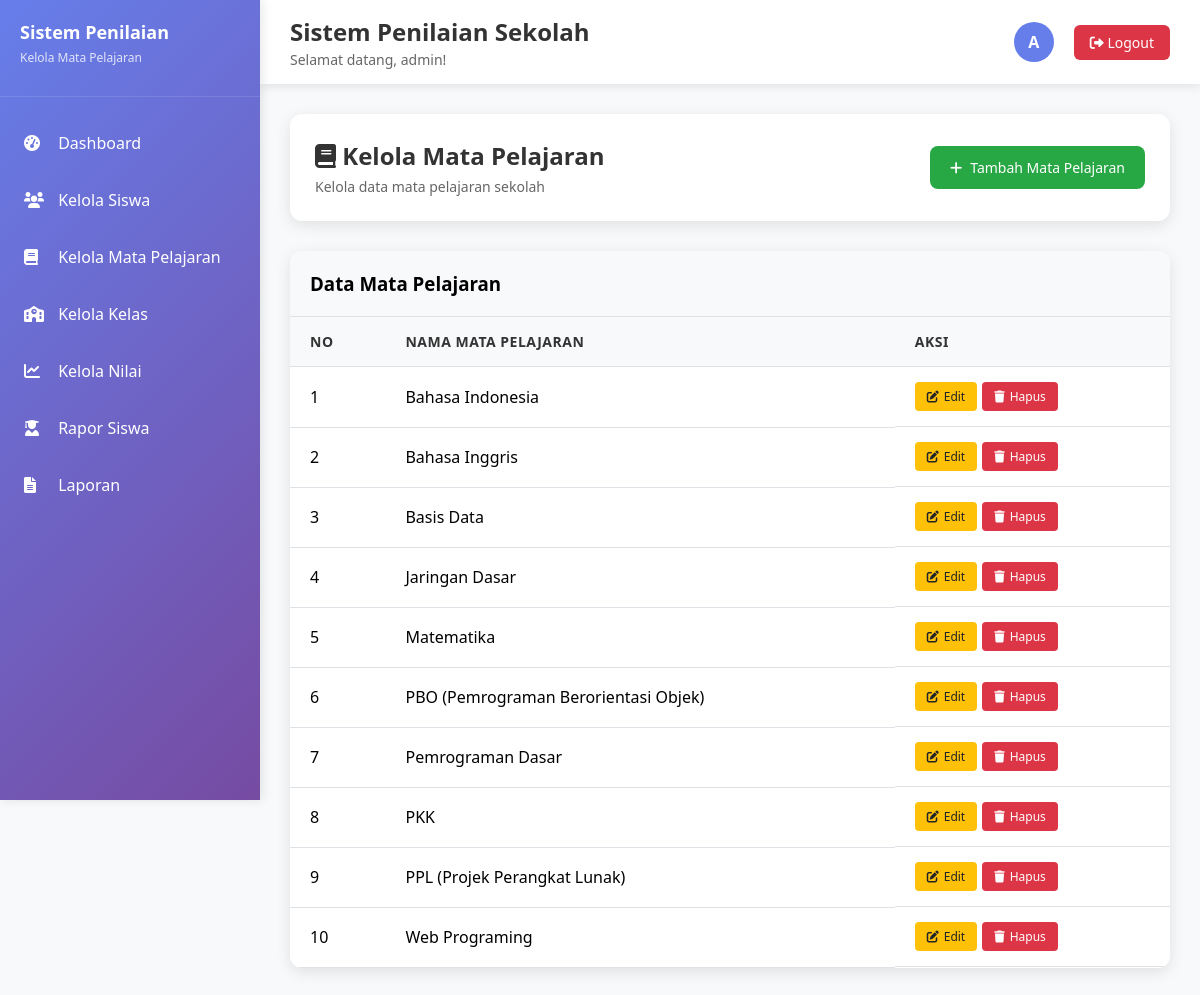
The page /kelola_mapel.php (signed in) on the database its author committed.
### tables this page shows
CREATE TABLE `mapel` (
  `id_mapel` int(11) NOT NULL,
  `nama_mapel` varchar(100) NOT NULL
);

### kelola_mapel.php (the view, shortened to what this page needs)
<?php
include "koneksi.php";
$admin = $_SESSION['admin'];
$query_mapel = "SELECT * FROM mapel ORDER BY nama_mapel ASC";
$result_mapel = mysqli_query($koneksi, $query_mapel);
?>
<!DOCTYPE html>
<html lang="id">
<head>
    <link rel="stylesheet" href="https://cdnjs.cloudflare.com/ajax/libs/font-awesome/6.0.0/css/all.min.css">
</head>
<body>
<div class="sidebar">
    <div class="sidebar-header">
        <h2>Sistem Penilaian</h2>
        <p>Kelola Mata Pelajaran</p>
    </div>
    <ul class="menu">
         <li><a href="dashboard.php" class="menu-item active"><i class="fas fa-tachometer-alt"></i> Dashboard</a></li>
        <li><a href="kelola_siswa.php" class="menu-item"><i class="fas fa-users"></i> Kelola Siswa</a></li>
        <li><a href="kelola_mapel.php" class="menu-item"><i class="fas fa-book"></i> Kelola Mata Pelajaran</a></li>
        <li><a href="kelola_kelas.php" class="menu-item"><i class="fas fa-school"></i> Kelola Kelas</a></li>
        <li><a href="kelola_nilai.php" class="menu-item"><i class="fas fa-chart-line"></i> Kelola Nilai</a></li>
        <li><a href="rapor.php" class="menu-item"><i class="fas fa-user-graduate"></i> Rapor Siswa</a></li>
        <li><a href="laporan.php" class="menu-item"><i class="fas fa-file-alt"></i> Laporan</a></li>
    </ul>
</div>
<div class="main-content">
    <div class="topbar">
        <div class="topbar-left">
            <h1>Sistem Penilaian Sekolah</h1>
            <p>Selamat datang, <?php echo htmlspecialchars($admin['nama_lengkap']); ?>!</p>
        </div>
        <div class="topbar-right">
            <div class="user-info">
                <div class="user-avatar">
                    <?php echo strtoupper(substr($admin['nama_lengkap'], 0, 1)); ?>
                </div>
            </div>
            <a href="logout.php" class="logout-btn">
                <i class="fas fa-sign-out-alt"></i> Logout
            </a>
        </div>
    </div>
    <div class="content">
        <div class="page-header">
            <div class="page-title">
                <h2><i class="fas fa-book"></i> Kelola Mata Pelajaran</h2>
                <p>Kelola data mata pelajaran sekolah</p>
            </div>
            <a href="#" class="btn-add" onclick="openModal()">
                <i class="fas fa-plus"></i> Tambah Mata Pelajaran
            </a>
        </div>
        <div class="data-table">
            <div class="table-header">
                <h3>Data Mata Pelajaran</h3>
            </div>
            <div class="table-responsive">
                <table>
                    <thead>
                        <tr>
                            <th>No</th>
                            <th>Nama Mata Pelajaran</th>
                            <th>Aksi</th>
                        </tr>
                    </thead>
                    <tbody>
                        <?php
                        if (mysqli_num_rows($result_mapel) > 0) {
                            $i = 1;
                            while ($mapel = mysqli_fetch_assoc($result_mapel)) {
                                echo "<tr>";
                                echo "<td>$i</td>";
                                echo "<td>{$mapel['nama_mapel']}</td>";
                                echo "<td class='action-buttons'>";
                                echo "<a href='?edit={$mapel['id_mapel']}' class='btn-edit' onclick='openModal({$mapel['id_mapel']})'><i class='fas fa-edit'></i> Edit</a>";
                                echo "<a href='?hapus={$mapel['id_mapel']}' class='btn-delete' onclick='return confirm(\"Apakah Anda yakin ingin menghapus mata pelajaran ini?\")'><i class='fas fa-trash'></i> Hapus</a>";
                                echo "</td>";
                                echo "</tr>";
                                $i++;
                            }
                        } else {
                            echo "<tr><td colspan='3' class='empty-state'>";
                            echo "<i class='fas fa-book'></i>";
                            echo "<p>Belum ada data mata pelajaran</p>";
                            echo "</td></tr>";
                        }
                        ?>
                    </tbody>
                </table>
            </div>
        </div>
    </div>
</div>
</body>
</html>

### kelola_mapel.php (style rules this page uses)
* { margin: 0; padding: 0; box-sizing: border-box; }
body { font-family: 'Segoe UI', Tahoma, Geneva, Verdana, sans-serif; background: #f8f9fa; overflow-x: hidden; }
.sidebar { position: fixed; left: 0; top: 0; width: 260px; height: 100vh; background: linear-gradient(135deg, #667eea 0%, #764ba2 100%); color: white; padding: 20px 0; box-shadow: 2px 0 10px rgba(0,0,0,0.1); z-index: 1000; }
.sidebar-header { padding: 0 20px 30px; border-bottom: 1px solid rgba(255,255,255,0.1); margin-bottom: 20px; }
.sidebar-header h2 { font-size: 18px; font-weight: 600; }
.sidebar-header p { font-size: 12px; opacity: 0.8; margin-top: 5px; }
.menu { list-style: none; }
.menu li { margin: 5px 0; }
.menu-item { display: block; padding: 15px 20px; color: white; text-decoration: none; transition: all 0.3s ease; border-left: 4px solid transparent; position: relative; }
.menu-item i { margin-right: 10px; width: 20px; }
.main-content { margin-left: 260px; min-height: 100vh; }
.topbar { background: white; padding: 15px 30px; box-shadow: 0 2px 10px rgba(0,0,0,0.1); display: flex; justify-content: space-between; align-items: center; position: sticky; top: 0; z-index: 999; }
.topbar-left h1 { font-size: 24px; color: #333; font-weight: 600; }
.topbar-left p { font-size: 14px; color: #666; margin-top: 2px; }
.topbar-right { display: flex; align-items: center; gap: 20px; }
.user-info { display: flex; align-items: center; gap: 10px; }
.user-avatar { width: 40px; height: 40px; background: #667eea; border-radius: 50%; display: flex; align-items: center; justify-content: center; color: white; font-weight: 600; }
.logout-btn { background: #dc3545; color: white; padding: 8px 16px; border-radius: 6px; text-decoration: none; font-size: 14px; transition: background 0.3s ease; }
.content { padding: 30px; }
.page-header { background: white; padding: 25px; border-radius: 12px; box-shadow: 0 4px 15px rgba(0,0,0,0.1); margin-bottom: 30px; display: flex; justify-content: space-between; align-items: center; }
.page-title h2 { font-size: 24px; color: #333; margin-bottom: 5px; }
.page-title p { color: #666; font-size: 14px; }
.btn-add { background: #28a745; color: white; padding: 12px 20px; border-radius: 8px; text-decoration: none; font-size: 14px; transition: background 0.3s ease; display: inline-flex; align-items: center; gap: 8px; }
.data-table { background: white; border-radius: 12px; box-shadow: 0 4px 15px rgba(0,0,0,0.1); overflow: hidden; }
.table-header { background: #f8f9fa; padding: 20px; border-bottom: 1px solid #dee2e6; }
.table-responsive { overflow-x: auto; }
table { width: 100%; border-collapse: collapse; }
th, td { padding: 15px 20px; text-align: left; border-bottom: 1px solid #dee2e6; }
th { background: #f8f9fa; font-weight: 600; color: #333; font-size: 14px; text-transform: uppercase; letter-spacing: 0.5px; }
.action-buttons { display: flex; gap: 5px; }
.btn-edit, .btn-delete { padding: 6px 12px; border-radius: 4px; text-decoration: none; font-size: 12px; font-weight: 500; display: inline-flex; align-items: center; gap: 5px; }
.btn-edit { background: #ffc107; color: #212529; }
.btn-delete { background: #dc3545; color: white; }

### rows shown on the page
mapel: nama_mapel "Bahasa Indonesia"
mapel: nama_mapel "Bahasa Inggris"
mapel: nama_mapel "Basis Data"
mapel: nama_mapel "Jaringan Dasar"
mapel: nama_mapel "Matematika"
mapel: nama_mapel "PBO (Pemrograman Berorientasi Objek)"
mapel: nama_mapel "Pemrograman Dasar"
mapel: nama_mapel "PKK"
mapel: nama_mapel "PPL (Projek Perangkat Lunak)"
mapel: nama_mapel "Web Programing"

### other values the page prints
$admin['nama_lengkap'] "admin"
substr($admin['nama_lengkap'], 0, 1) "A"
